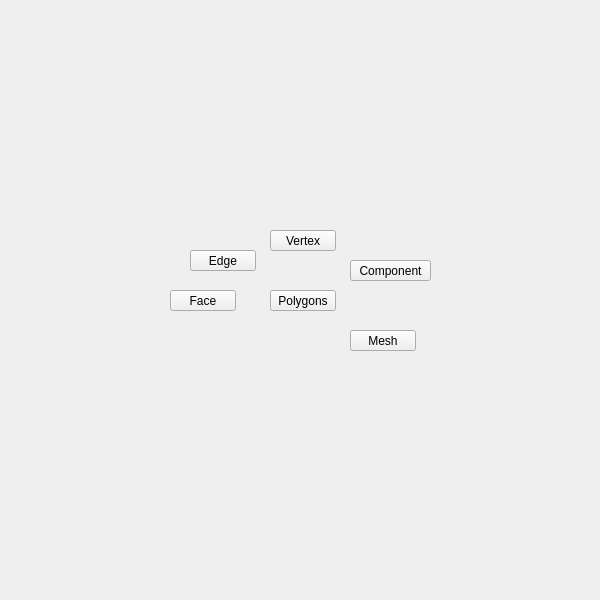
<?xml version="1.0" encoding="UTF-8"?>
<ui version="4.0">
 <class>QtUi</class>
 <widget class="QMainWindow" name="QtUi">
  <property name="enabled">
   <bool>true</bool>
  </property>
  <property name="geometry">
   <rect>
    <x>0</x>
    <y>0</y>
    <width>600</width>
    <height>600</height>
   </rect>
  </property>
  <property name="sizePolicy">
   <sizepolicy hsizetype="Ignored" vsizetype="Ignored">
    <horstretch>0</horstretch>
    <verstretch>0</verstretch>
   </sizepolicy>
  </property>
  <property name="minimumSize">
   <size>
    <width>0</width>
    <height>0</height>
   </size>
  </property>
  <property name="maximumSize">
   <size>
    <width>600</width>
    <height>600</height>
   </size>
  </property>
  <property name="cursor">
   <cursorShape>ArrowCursor</cursorShape>
  </property>
  <property name="windowTitle">
   <string>Toolkit</string>
  </property>
  <property name="toolButtonStyle">
   <enum>Qt::ToolButtonIconOnly</enum>
  </property>
  <property name="tabShape">
   <enum>QTabWidget::Triangular</enum>
  </property>
  <property name="dockNestingEnabled">
   <bool>true</bool>
  </property>
  <property name="dockOptions">
   <set>QMainWindow::AllowNestedDocks|QMainWindow::AllowTabbedDocks|QMainWindow::AnimatedDocks|QMainWindow::ForceTabbedDocks</set>
  </property>
  <widget class="QWidget" name="mainWindow">
   <property name="sizePolicy">
    <sizepolicy hsizetype="Ignored" vsizetype="Ignored">
     <horstretch>0</horstretch>
     <verstretch>0</verstretch>
    </sizepolicy>
   </property>
   <widget class="QPushButton" name="i010">
    <property name="geometry">
     <rect>
      <x>270</x>
      <y>290</y>
      <width>66</width>
      <height>21</height>
     </rect>
    </property>
    <property name="minimumSize">
     <size>
      <width>0</width>
      <height>21</height>
     </size>
    </property>
    <property name="maximumSize">
     <size>
      <width>16777215</width>
      <height>21</height>
     </size>
    </property>
    <property name="whatsThis">
     <string>polygons</string>
    </property>
    <property name="text">
     <string>Polygons</string>
    </property>
   </widget>
   <widget class="QPushButton" name="i004">
    <property name="geometry">
     <rect>
      <x>350</x>
      <y>330</y>
      <width>66</width>
      <height>21</height>
     </rect>
    </property>
    <property name="minimumSize">
     <size>
      <width>0</width>
      <height>21</height>
     </size>
    </property>
    <property name="maximumSize">
     <size>
      <width>16777215</width>
      <height>21</height>
     </size>
    </property>
    <property name="whatsThis">
     <string>polygons#mesh</string>
    </property>
    <property name="text">
     <string>Mesh</string>
    </property>
   </widget>
   <widget class="QPushButton" name="i000">
    <property name="geometry">
     <rect>
      <x>270</x>
      <y>230</y>
      <width>66</width>
      <height>21</height>
     </rect>
    </property>
    <property name="minimumSize">
     <size>
      <width>0</width>
      <height>21</height>
     </size>
    </property>
    <property name="maximumSize">
     <size>
      <width>16777215</width>
      <height>21</height>
     </size>
    </property>
    <property name="whatsThis">
     <string>polygons#vertex</string>
    </property>
    <property name="text">
     <string>Vertex</string>
    </property>
   </widget>
   <widget class="QPushButton" name="i002">
    <property name="geometry">
     <rect>
      <x>190</x>
      <y>250</y>
      <width>66</width>
      <height>21</height>
     </rect>
    </property>
    <property name="minimumSize">
     <size>
      <width>0</width>
      <height>21</height>
     </size>
    </property>
    <property name="maximumSize">
     <size>
      <width>16777215</width>
      <height>21</height>
     </size>
    </property>
    <property name="whatsThis">
     <string>polygons#edge</string>
    </property>
    <property name="text">
     <string>Edge</string>
    </property>
   </widget>
   <widget class="QPushButton" name="i003">
    <property name="geometry">
     <rect>
      <x>170</x>
      <y>290</y>
      <width>66</width>
      <height>21</height>
     </rect>
    </property>
    <property name="minimumSize">
     <size>
      <width>0</width>
      <height>21</height>
     </size>
    </property>
    <property name="maximumSize">
     <size>
      <width>16777215</width>
      <height>21</height>
     </size>
    </property>
    <property name="whatsThis">
     <string>polygons#face</string>
    </property>
    <property name="text">
     <string>Face</string>
    </property>
   </widget>
   <widget class="QPushButton" name="i011">
    <property name="geometry">
     <rect>
      <x>350</x>
      <y>260</y>
      <width>81</width>
      <height>21</height>
     </rect>
    </property>
    <property name="minimumSize">
     <size>
      <width>0</width>
      <height>21</height>
     </size>
    </property>
    <property name="maximumSize">
     <size>
      <width>16777215</width>
      <height>21</height>
     </size>
    </property>
    <property name="whatsThis">
     <string>polygons#component</string>
    </property>
    <property name="text">
     <string>Component</string>
    </property>
   </widget>
  </widget>
 </widget>
 <resources/>
 <connections/>
 <designerdata>
  <property name="gridDeltaX">
   <number>5</number>
  </property>
  <property name="gridDeltaY">
   <number>10</number>
  </property>
  <property name="gridSnapX">
   <bool>true</bool>
  </property>
  <property name="gridSnapY">
   <bool>true</bool>
  </property>
  <property name="gridVisible">
   <bool>true</bool>
  </property>
 </designerdata>
</ui>
